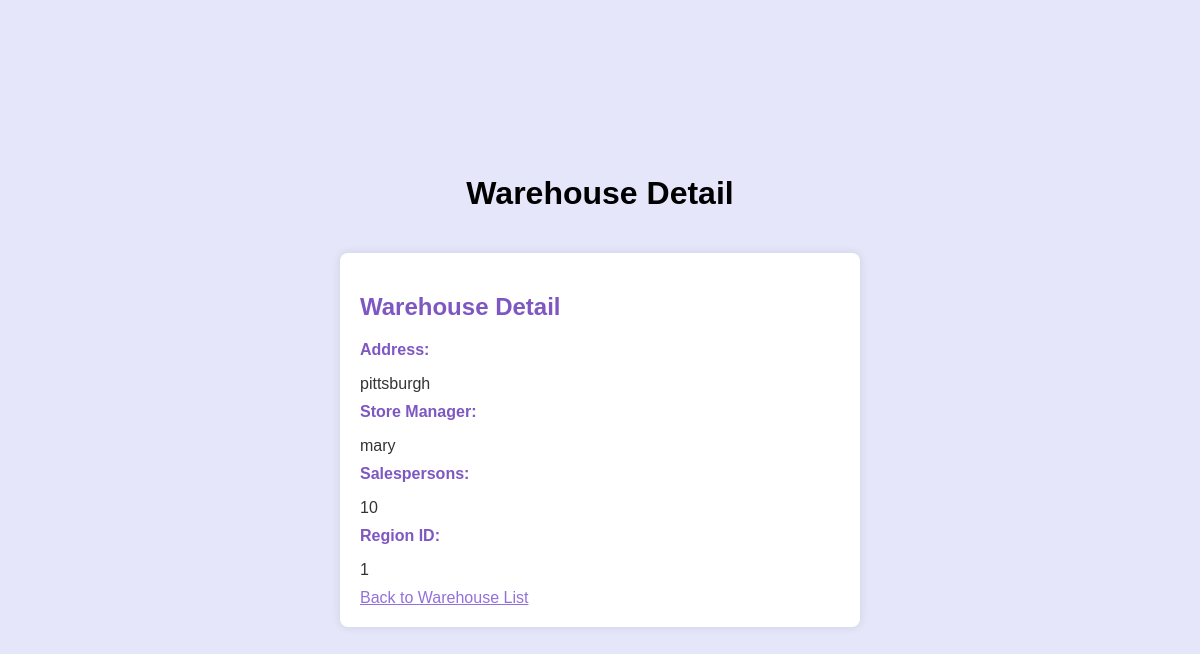
Before: /warehouses/1/ with the older database file.
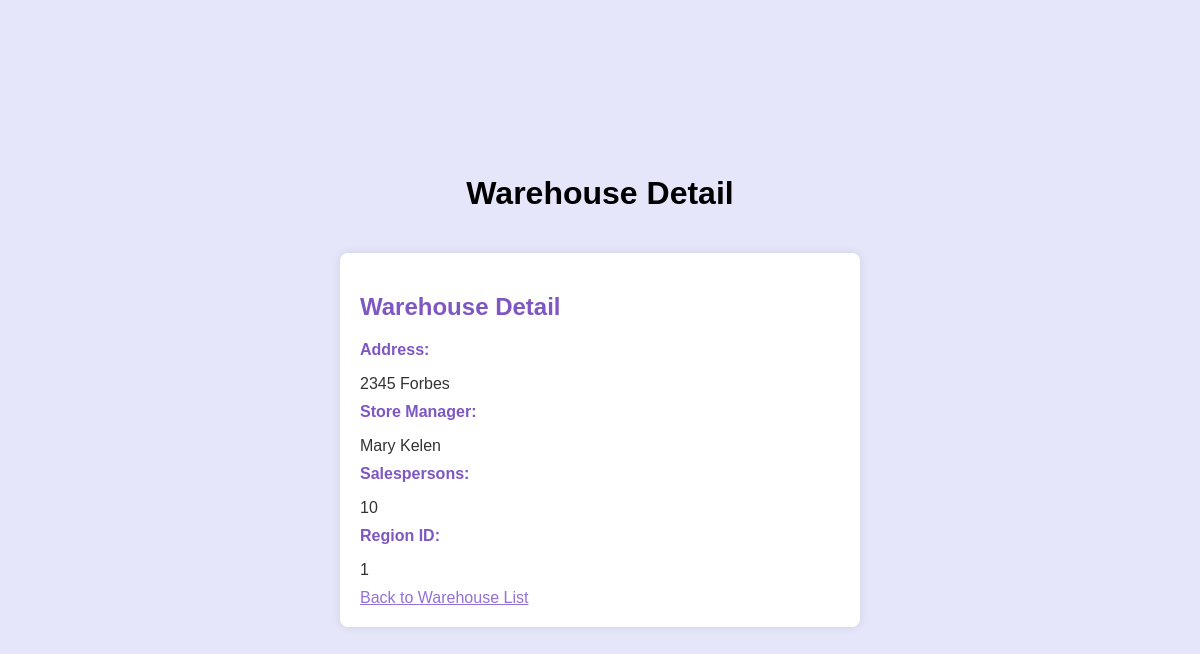
After: the same page with the newer database file.
### store/models.py (models this page shows, shortened)
class StoreWarehouse(models.Model):
    id = models.AutoField(primary_key=True)
    address = models.CharField(max_length=20)
    store_manager = models.TextField()  # Assuming the Store_Manager field is a text field
    salespersons = models.IntegerField()
    region_ID = models.IntegerField()
    class Meta:
        db_table = 'store_warehouse'

### store/views.py (the view)
# urls.py: path('warehouses/<int:warehouse_id>/', views.warehouse_detail, name='warehouse_detail'),
def warehouse_detail(request, warehouse_id):
    warehouse = get_object_or_404(StoreWarehouse, id=warehouse_id)
    return render(request, 'store/warehouse_detail.html', {'warehouse': warehouse})

### store/Templates/store/warehouse_detail.html (shortened to what this page needs)
<!DOCTYPE html>
<html lang="en">
<head>
</head>
<body>
    <h1>Warehouse Detail</h1>
<div class="card">
        <h2>Warehouse Detail</h2>
        <label>Address:</label>
        <p>{{ warehouse.address }}</p>
        <label>Store Manager:</label>
        <p>{{ warehouse.store_manager}}</p>
        <label>Salespersons:</label>
        <p>{{ warehouse.salespersons }}</p>
        <label>Region ID:</label>
        <p>{{ warehouse.region_ID }}</p>
        <a href="{% url 'warehouse_list' %}" style="color: mediumpurple;">Back to Warehouse List</a>
    </div>
</body>
</html>

Changed rows visible on the page:
changed StoreWarehouse: address "pittsburgh" → "2345 Forbes"; store_manager "mary" → "Mary Kelen"
